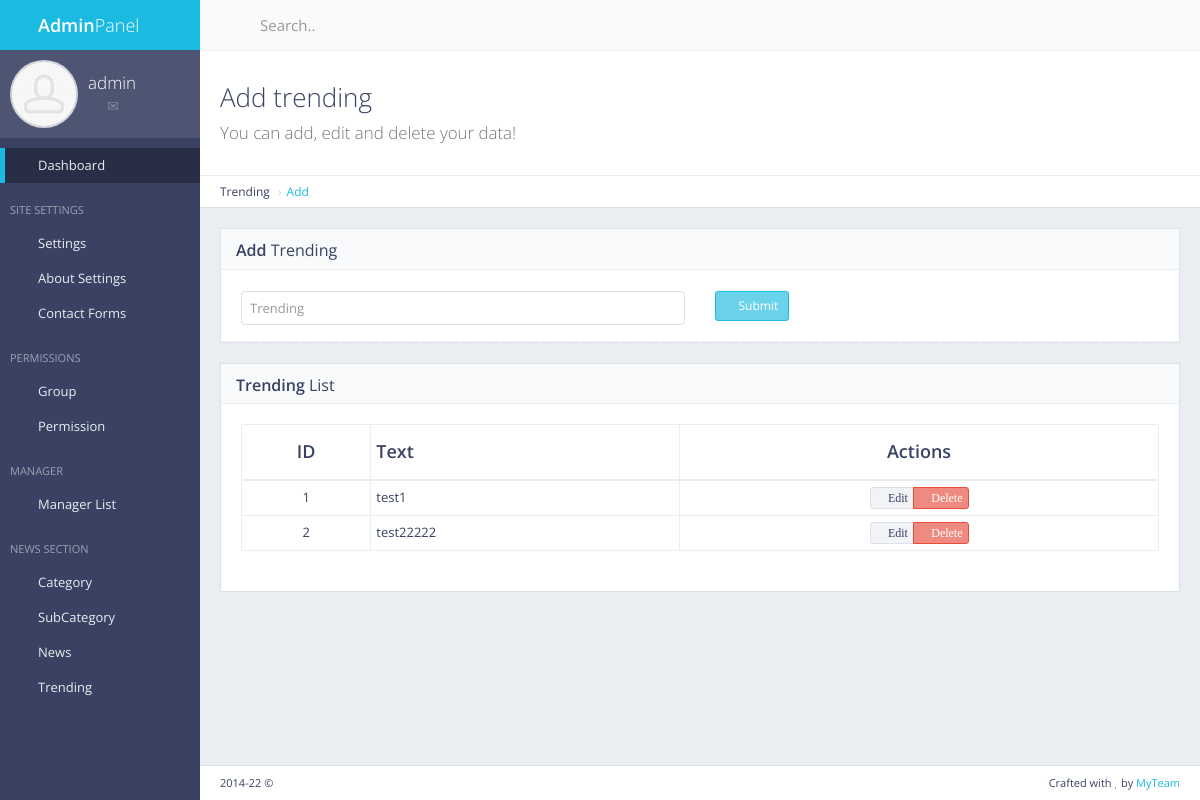
The page /panel/trending/ (signed in) on the database its author committed.
### trending/models.py (models this page shows, shortened)
class Trending(models.Model):
    txt = models.CharField(max_length=250)

### trending/views.py (the view, shortened to what this page needs)
# urls.py: re_path(r'panel/trending/$', views.trending_add, name='trending_add'),
def trending_add(request):
    if not request.user.is_authenticated :
        return redirect('mylogin')
    trendinglist = Trending.objects.all()[:5]
    return render(request, 'back/trending.html', {'trendinglist': trendinglist})

### main/templatetags/extera_auth.py (called while the page is built)
@register.filter(name='has_group')
def has_group(user, group_name):
    return user.groups.filter(name=group_name).exists()

### main/templates/back/trending.html (shortened to what this page needs)
{% extends 'back/master.html' %}
{% load static %}
{% block mainblock %}
    <div class="content-header">
        <div class="header-section">
            <h1>
                <i class="fa fa-table"></i>Add trending<br><small>You can add, edit and delete your data!</small>
            </h1>
        </div>
    </div>
    <ul class="breadcrumb breadcrumb-top">
        <li>Trending</li>
        <li><a href="/panel/news/add/">Add</a></li>
    </ul>
    <div class="row">
        <div class="col-md-12">
            <div class="block">
                <div class="block-title">
                    <h2><strong>Add</strong> Trending</h2>
                </div>
                <form action="{% url 'trending_add'%}" method="post" enctype="multipart/form-data" class="form-horizontal form-bordered">
                    <div class="form-group">
                        <div class="col-md-6">
                            <input type="text" id="txt" name="txt" class="form-control" placeholder="Trending">
                        </div>
                        <div class="col-md-6">
                            <button type="submit" class="btn btn-sm btn-primary"><i class="fa fa-angle-right"></i> Submit</button>
                        </div>
                    </div>
                </form>
            </div>
        </div>
    </div>
    <div class="block full">
        <div class="block-title">
            <h2><strong>Trending</strong> List</h2>
        </div>
        <div class="table-responsive">
            <table id="example-datatable" class="table table-vcenter table-condensed table-bordered">
                <thead>
                    <tr>
                        <th class="text-center">ID</th>
                        <th>Text</th>
                        <th class="text-center">Actions</th>
                    </tr>
                </thead>
                <tbody>
                    {% for cc in trendinglist %}
                    <tr>
                        <td class="text-center">{{ cc.pk }}</td>
                        <td>{{ cc.txt }}</td>
                        <td class="text-center">
                            <div class="btn-group">
                                <a href="{% url 'trending_edit' cc.pk %}" data-toggle="tooltip" title="Edit" class="btn btn-xs btn-default"><i class="fa fa-pencil"> Edit</i></a>
                                <a href="{% url 'trending_del' cc.pk %}" data-toggle="tooltip" title="Delete" class="btn btn-xs btn-danger"><i class="fa fa-times"> Delete</i></a>
                            </div>
                        </td>
                    </tr>
                    {% endfor %}
                </tbody>
            </table>
        </div>
    </div>
{% endblock %}

### main/templates/back/master.html (shortened to what this page needs)
{% load static %}
{% load extera_auth %}
{% if user.is_authenticated%}
<!DOCTYPE html>
 <html class="no-js" lang="en">
    <head>
        <link rel="stylesheet" href="{% static 'back/css/bootstrap.min.css' %}">
        <link rel="stylesheet" href="{% static 'back/css/plugins.css' %}">
        <link rel="stylesheet" href="{% static 'back/css/main.css' %}">
        <link rel="stylesheet" href="{% static 'back/css/themes.css' %}">
    </head>
    <body>
        <div id="page-wrapper">
            <div id="page-container" class="sidebar-partial sidebar-visible-lg sidebar-no-animations">
                <div id="sidebar">
                    <div id="sidebar-scroll">
                        <div class="sidebar-content">
                            <a href="/panel" class="sidebar-brand">
                                <i class="gi gi-flash"></i><span class="sidebar-nav-mini-hide"><strong>Admin</strong>Panel</span>
                            </a>
                            <div class="sidebar-section sidebar-user clearfix sidebar-nav-mini-hide">
                                <div class="sidebar-user-avatar">
                                    <a href="page_ready_user_profile.html">
                                        <img src="{% static 'back/img/placeholders/avatars/avatar2.jpg' %}" alt="avatar">
                                    </a>
                                </div>
                                <div class="sidebar-user-name">{{ request.user }}</div>
                                <div class="sidebar-user-links">
                                    <a href="page_ready_user_profile.html" data-toggle="tooltip" data-placement="bottom" title="Profile"><i class="gi gi-user"></i></a>
                                    <a href="page_ready_inbox.html" data-toggle="tooltip" data-placement="bottom" title="Messages"><i class="gi gi-envelope"></i></a>
                                    <a href="/panel/change/pass/" class="enable-tooltip" data-placement="bottom" title="Settings" ><i class="gi gi-cogwheel"></i></a>
                                    <a href="/logout" data-toggle="tooltip" data-placement="bottom" title="Logout"><i class="gi gi-exit"></i></a>
                                </div>
                            </div>
                            <ul class="sidebar-nav">
                                <li>
                                    <a href="/panel" class=" active"><i class="gi gi-stopwatch sidebar-nav-icon"></i><span class="sidebar-nav-mini-hide">Dashboard</span></a>
                                </li>
                                {% if request.user|has_group:"masteruser" %}
                                <li class="sidebar-header">
                                    <span class="sidebar-header-options clearfix"><a href="javascript:void(0)" data-toggle="tooltip" title="Quick Settings"><i class="gi gi-settings"></i></a></span>
                                    <span class="sidebar-header-title">Site Settings</span>
                                </li>
                                <li>
                                    <a href="/panel/setting" class=" "><i class="gi gi-show_big_thumbnails sidebar-nav-icon"></i><span class="sidebar-nav-mini-hide">Settings</span></a>
                                </li>
                                <li>
                                    <a href="/panel/about/setting" class=" "><i class="gi gi-show_big_thumbnails sidebar-nav-icon"></i><span class="sidebar-nav-mini-hide">About Settings</span></a>
                                </li>
                                <li>
                                    <a href="/panel/contactform" class=" "><i class="gi gi-show_big_thumbnails sidebar-nav-icon"></i><span class="sidebar-nav-mini-hide">Contact Forms</span></a>
                                </li>
                                <li class="sidebar-header">
                                    <span class="sidebar-header-options clearfix"><a href="javascript:void(0)" data-toggle="tooltip" title="Quick Settings"><i class="gi gi-settings"></i></a></span>
                                    <span class="sidebar-header-title">Permissions</span>
                                </li>
                                <li>
                                    <a href="/panel/manager/group/" class=" "><i class="gi gi-show_big_thumbnails sidebar-nav-icon"></i><span class="sidebar-nav-mini-hide">Group</span></a>
                                </li>
                                <li>
                                    <a href="/panel/manager/perms/" class=" "><i class="gi gi-show_big_thumbnails sidebar-nav-icon"></i><span class="sidebar-nav-mini-hide">Permission</span></a>
                                </li>
                                <li class="sidebar-header">
                                    <span class="sidebar-header-options clearfix"><a href="javascript:void(0)" data-toggle="tooltip" title="Quick Settings"><i class="gi gi-settings"></i></a></span>
                                    <span class="sidebar-header-title">Manager</span>
                                </li>
                                <li>
                                    <a href="/panel/manager/list/" class=" "><i class="gi gi-show_big_thumbnails sidebar-nav-icon"></i><span class="sidebar-nav-mini-hide">Manager List</span></a>
                                </li>
                                {% endif %}
                                <li class="sidebar-header">
                                    <span class="sidebar-header-options clearfix"><a href="javascript:void(0)" data-toggle="tooltip" title="Quick Settings"><i class="gi gi-settings"></i></a></span>
                                    <span class="sidebar-header-title">News Section</span>
                                </li>
                                {% if request.user|has_group:"masteruser" %}
                                <li>
                                    <a href="#" class="sidebar-nav-menu"><i class="fa fa-angle-left sidebar-nav-indicator sidebar-nav-mini-hide"></i><i class="gi gi-show_big_thumbnails sidebar-nav-icon"></i><span class="sidebar-nav-mini-hide">Category</span></a>
                                </li>
                                <li>
                                    <a href="#" class="sidebar-nav-menu"><i class="fa fa-angle-left sidebar-nav-indicator sidebar-nav-mini-hide"></i><i class="gi gi-show_big_thumbnails sidebar-nav-icon"></i><span class="sidebar-nav-mini-hide">SubCategory</span></a>
                                </li>
                                {% endif %}
                                <li>
                                    <a href="#" class="sidebar-nav-menu"><i class="fa fa-angle-left sidebar-nav-indicator sidebar-nav-mini-hide"></i><i class="gi gi-show_big_thumbnails sidebar-nav-icon"></i><span class="sidebar-nav-mini-hide">News</span></a>
                                </li>
                                {% if request.user|has_group:"masteruser" %}
                                <li>
                                    <a href="/panel/trending" class=" "><i class="gi gi-show_big_thumbnails sidebar-nav-icon"></i><span class="sidebar-nav-mini-hide">Trending</span></a>
                                </li>
                                {% endif %}
                            </ul>
                        </div>
                    </div>
                </div>
                <div id="main-container">
                    <header class="navbar navbar-default">
                        <ul class="nav navbar-nav-custom">
                            <li>
                                <a href="javascript:void(0)" onclick="App.sidebar('toggle-sidebar');this.blur();">
                                    <i class="fa fa-bars fa-fw"></i>
                                </a>
                            </li>
                        </ul>
                        <form action="page_ready_search_results.html" method="post" class="navbar-form-custom">
                            <div class="form-group">
                                <input type="text" id="top-search" name="top-search" class="form-control" placeholder="Search..">
                            </div>
                        </form>
                    </header>
                    <div id="page-content">
                        {% block mainblock %}
                        {% endblock %}
                    </div>
                    <footer class="clearfix">
                        <div class="pull-right">
                            Crafted with <i class="fa fa-heart text-danger"></i> by <a href="#" target="_blank">MyTeam</a>
                        </div>
                        <div class="pull-left">
                            <span id="year-copy"></span> &copy;
                        </div>
                    </footer>
                </div>
            </div>
        </div>
    </body>
</html>
{% else %}
Please login
{% endif %}

### rows shown on the page
Trending: pk "1", txt "test1"
Trending: pk "2", txt "test22222"

### other values the page prints
{{ request.user }} "admin"
